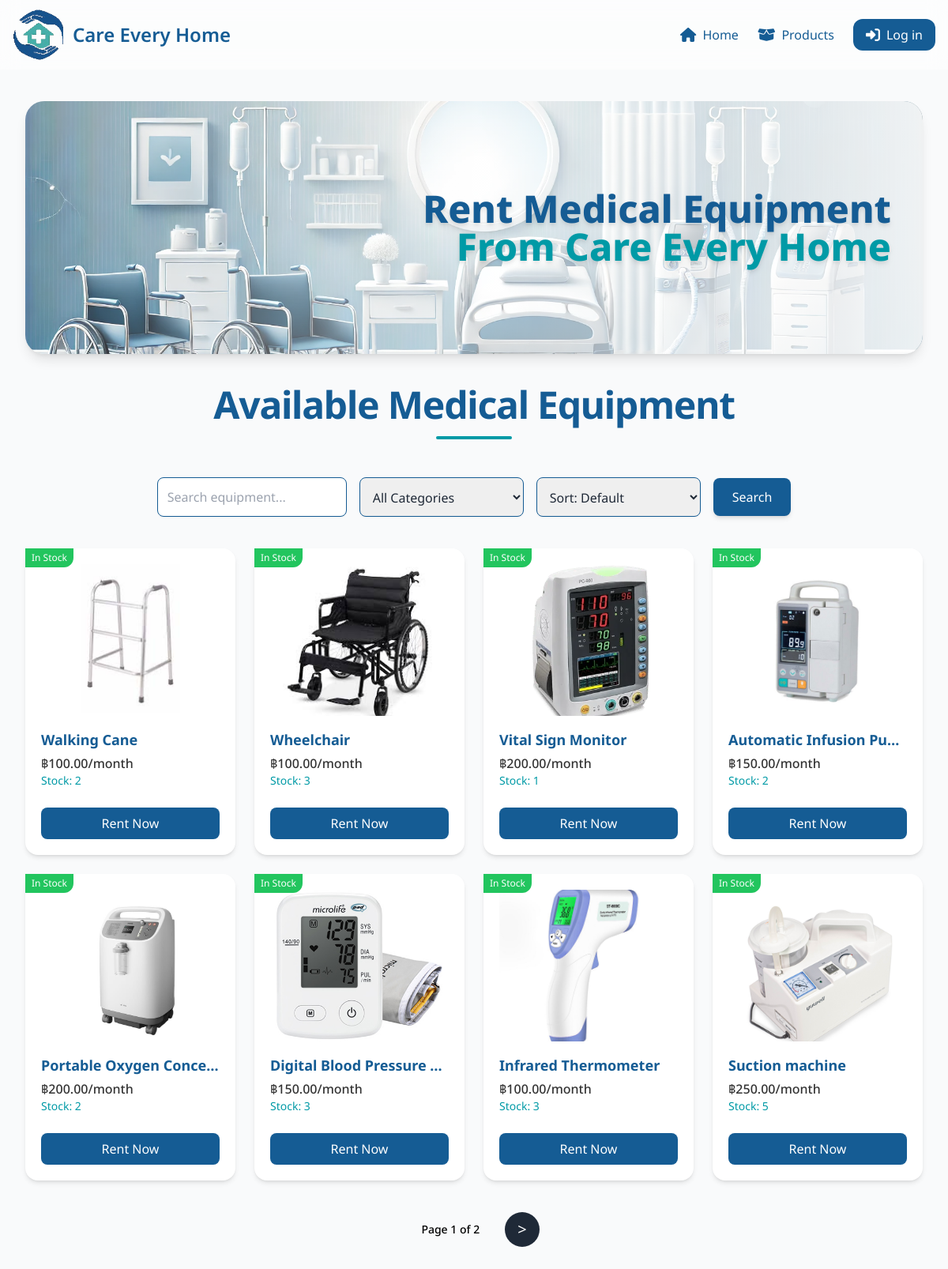
Screenshot of /products/ with the database file from the repository.
### myapp/models.py (models this page shows, shortened)
class Product(models.Model):
    name = models.CharField(max_length=255)
    description = models.TextField(blank=True)
    is_available = models.BooleanField(default=True)
    monthly_rate = models.DecimalField(max_digits=6, decimal_places=2)
    image = models.ImageField(upload_to='products/', blank=True, null=True)
    created_at = models.DateTimeField(auto_now_add=True)
    stock = models.PositiveIntegerField(default=0)
    category = models.ForeignKey(Category, on_delete=models.SET_NULL, null=True, blank=True)

### myapp/views.py (the view)
# urls.py: path('products/', ProductListView.as_view(), name='product_list'),
class ProductListView(ListView):
    model = Product
    template_name = 'myapp/product_list.html'
    context_object_name = 'products'
    paginate_by = 8
    def get_queryset(self):
        queryset = super().get_queryset().filter(stock__gt=0)
        query = self.request.GET.get('q')
        category_id = self.request.GET.get('category')
        sort = self.request.GET.get('sort')
        if query:
            queryset = queryset.filter(
                Q(name__icontains=query) | Q(description__icontains=query)
            )
        if category_id:
            queryset = queryset.filter(category__id=category_id)
        if sort == 'price_asc':
            queryset = queryset.order_by('monthly_rate')
        elif sort == 'price_desc':
            queryset = queryset.order_by('-monthly_rate')
        else:
            queryset = queryset.order_by('-created_at')
        return queryset
    def get_context_data(self, **kwargs):
        context = super().get_context_data(**kwargs)
        context['categories'] = Category.objects.all()
        context['selected_category'] = self.request.GET.get('category', '')
        context['selected_sort'] = self.request.GET.get('sort', '')
        if self.request.user.is_authenticated:
            context['user_cart'] = Cart.objects.filter(user=self.request.user).values_list('product_id', flat=True)
            context['user_favorites'] = Favorite.objects.filter(user=self.request.user).values_list('product_id', flat=True)
        else:
            context['user_cart'] = []
            context['user_favorites'] = []
        return context

### myapp/templates/myapp/product_list.html (shortened to what this page needs)
{% extends 'myapp/base.html' %}
{% block content %}
<div class="container mx-auto max-w-7xl px-4 sm:px-6 lg:px-8 py-10">
  <div class="relative w-full h-80 mb-10 rounded-3xl overflow-hidden shadow-lg">
    <img src="/media/products/Banner.png" alt="Available Products" class="w-full h-full object-cover" />
    <div class="absolute inset-0 bg-gradient-to-l from-white/90 to-white/10 flex items-center justify-end pr-10">
      <h2 class="text-3xl md:text-5xl font-extrabold text-[#155c94] text-right leading-snug drop-shadow-md">
        Rent Medical Equipment<br>
        <span class="text-[#009aa6]">From Care Every Home</span>
      </h2>
    </div>
  </div>
  <div class="text-center mb-12">
    <h1 class="text-4xl md:text-5xl font-bold text-[#155c94] tracking-tight animate-fade-in">
      Available Medical Equipment
    </h1>
    <div class="w-24 h-1 bg-[#009aa6] mx-auto mt-4 rounded-full"></div>
  </div>
  <form method="get" action="#product-grid" class="flex flex-col sm:flex-row gap-4 justify-center items-center mb-10">
    <input name="q" type="text" placeholder="Search equipment..."
           value="{{ request.GET.q }}"
           class="w-full sm:w-60 p-3 border border-[#155c94] rounded-lg focus:ring-2 focus:ring-[#4db8a4] shadow-sm" />
    <select name="category"
            class="w-full sm:w-52 p-3 border border-[#155c94] rounded-lg focus:ring-2 focus:ring-[#4db8a4] shadow-sm">
      <option value="">All Categories</option>
    </select>
    <select name="sort"
            class="w-full sm:w-52 p-3 border border-[#155c94] rounded-lg focus:ring-2 focus:ring-[#4db8a4] shadow-sm">
      <option value="" {% if selected_sort == '' %}selected{% endif %}>Sort: Default</option>
    </select>
    <button type="submit"
            class="bg-[#155c94] text-white py-3 px-6 rounded-lg hover:bg-[#009aa6] transition-all hover:scale-105 shadow-md">
      Search
    </button>
  </form>
  <section id="product-grid" class="grid grid-cols-1 sm:grid-cols-2 md:grid-cols-3 lg:grid-cols-4 gap-6">
    {% for product in products %}
    <div class="relative bg-white p-5 rounded-2xl shadow-md hover:shadow-xl transition hover:scale-[1.03] flex flex-col">
      <a href="{% url 'product_detail' product.pk %}" class="flex flex-col flex-grow">
        {% if product.image %}
          <div class="h-48 mb-4 overflow-hidden rounded-lg">
            <img src="{{ product.image.url }}" alt="{{ product.name }}" loading="lazy" class="w-full h-full object-cover" />
          </div>
        {% else %}
          <div class="h-48 bg-gray-100 flex items-center justify-center rounded-lg mb-4">
            <span class="text-gray-500">No Image</span>
          </div>
        {% endif %}
        <div class="mb-2 flex-grow">
          <h3 class="text-lg font-bold text-[#155c94] truncate">{{ product.name }}</h3>
          <p class="text-[#333] font-medium mt-1">฿{{ product.monthly_rate }}/month</p>
          <p class="text-sm text-[#009aa6]">Stock: {{ product.stock }}</p>
        </div>
        <span class="absolute top-0 left-0 text-white text-xs px-2 py-1 rounded-br-xl {% if product.stock > 0 %}bg-green-500{% else %}bg-red-500{% endif %}">
          {% if product.stock > 0 %}In Stock{% else %}Out of Stock{% endif %}
        </span>
      </a>
      {% if user.is_authenticated %}
        <a href="{% url 'rent_product' product.pk %}" class="mt-4 bg-[#155c94] text-white py-2 px-4 rounded-lg hover:bg-[#003b6f] transition text-center">
          Rent Now
        </a>
      {% else %}
        <a href="{% url 'account_login' %}?next={% url 'rent_product' product.pk %}" onclick="alert('You should log in first')"
           class="mt-4 bg-[#155c94] text-white py-2 px-4 rounded-lg hover:bg-[#003b6f] transition text-center">
          Rent Now
        </a>
      {% endif %}
    </div>
    {% empty %}
    <div class="col-span-full text-center text-gray-600 py-16">
      <p class="text-xl font-semibold">No products available at the moment.</p>
      <p class="text-sm mt-2">Try adjusting your search or filters.</p>
    </div>
    {% endfor %}
  </section>
  {% if page_obj.paginator.num_pages > 1 %}
  <div class="mt-10 flex justify-center items-center gap-4">
    <span class="text-sm text-[#000000] font-medium px-4 py-2">
      Page {{ page_obj.number }} of {{ page_obj.paginator.num_pages }}
    </span>
    {% if page_obj.has_next %}
      <a href="?{% if request.GET.q %}q={{ request.GET.q }}&{% endif %}{% if selected_category %}category={{ selected_category }}&{% endif %}{% if selected_sort %}sort={{ selected_sort }}&{% endif %}page={{ page_obj.next_page_number }}"
         class="px-4 py-2 bg-[#1f2937] text-white rounded-full hover:bg-[#155c94] transition hover:scale-110 text-xl">
        &gt;
      </a>
    {% endif %}
  </div>
  {% endif %}
</div>
{% endblock %}

### myapp/templates/myapp/base.html (shortened to what this page needs)
<!DOCTYPE html>
<html lang="en">
<head>
  <script src="https://cdn.tailwindcss.com"></script>
  <link rel="stylesheet" href="https://cdnjs.cloudflare.com/ajax/libs/font-awesome/6.0.0-beta3/css/all.min.css"/>
</head>
<body class="bg-gray-50 text-gray-800">
  <header id="navbar" class="sticky top-0 z-50 bg-white/50 backdrop-blur-md transition-all duration-300">
    <div class="max-w-7xl mx-auto px-4 py-3 flex justify-between items-center">
      <a href="{% url 'home' %}" class="flex items-center gap-3">
        <img src="/media/products/Logo.png" alt="Care Every Home Logo" class="h-16 w-auto" />
        <span class="text-2xl font-semibold text-[#155c94]">Care Every Home</span>
      </a>
      <nav id="nav-menu" class="hidden md:flex flex-col md:flex-row absolute md:static top-full left-0 w-full md:w-auto bg-white md:bg-transparent shadow-md md:shadow-none md:items-center mt-2 md:mt-0 md:space-x-6 transition-all duration-300 ease-in-out">
        <ul class="flex flex-col md:flex-row w-full md:w-auto text-center md:text-left space-y-4 md:space-y-0 md:space-x-6 p-4 md:p-0">
          <li>
            <a href="{% url 'home' %}" class="text-[#155c94] hover:text-[#0e3f6a] flex items-center gap-2 py-2 transition duration-300 ease-in-out">
              <i class="fas fa-home text-lg"></i> Home
            </a>
          </li>
          <li>
            <a href="{% url 'product_list' %}" class="text-[#155c94] hover:text-[#0e3f6a] flex items-center gap-2 py-2 transition duration-300 ease-in-out">
              <i class="fas fa-box-open text-lg"></i> Products
            </a>
          </li>
          {% if user.is_authenticated %}
            <li>
              <a href="{% url 'favorite_list' %}" class="text-[#bb1615] hover:text-[#e57373] flex items-center gap-2 py-2 transition duration-300 ease-in-out">
                <i class="fas fa-heart text-lg"></i> Favorites
              </a>
            </li>
            <li>
              <a href="{% url 'cart_list' %}" class="text-[#009aa6] hover:text-[#4db8a4] flex items-center gap-2 py-2 transition duration-300 ease-in-out">
                <i class="fas fa-shopping-cart text-lg"></i> Cart
              </a>
            </li>
            <li>
              <a href="{% url 'user_profile' %}" class="bg-[#155c94] hover:bg-[#0e3f6a] text-white flex items-center gap-2 px-4 py-2 rounded-xl transition">
                <i class="fas fa-user text-lg"></i> Profile
              </a>
            </li>
            <li>
              <a href="{% url 'dashboard' %}" class="bg-[#155c94] hover:bg-[#0e3f6a] text-white flex items-center gap-2 px-4 py-2 rounded-xl transition">
                <i class="fas fa-chart-line text-lg"></i> Dashboard
              </a>
            </li>
            <li>
              <a href="{% url 'account_logout' %}" class="bg-[#155c94] hover:bg-[#bb1615] text-white flex items-center gap-2 px-4 py-2 rounded-xl transition">
                <i class="fas fa-sign-out-alt text-lg"></i> Log out
              </a>
            </li>
          {% else %}
            <li>
              <a href="{% url 'account_login' %}" class="bg-[#155c94] hover:bg-[#0e3f6a] text-white flex items-center gap-2 px-4 py-2 rounded-xl transition">
                <i class="fas fa-sign-in-alt text-lg"></i> Log in
              </a>
            </li>
          {% endif %}
        </ul>
      </nav>
    </div>
  </header>
  <main class="min-h-screen">
    {% block content %}{% endblock %}
  </main>
</body>
</html>

### myapp/templates/myapp/base.html (style rules this page uses)
body { font-family: 'Noto Sans', 'Noto Sans Thai', sans-serif; }

### myapp/templates/myapp/product_list.html (style rules this page uses)
.animate-fade-in { animation: fadeIn 1s ease-out forwards; }

### rows the page displays
Product: image (picture), name "Walking Cane", monthly_rate "100.00", stock "2", shows "In Stock"
Product: image (picture), name "Wheelchair", monthly_rate "100.00", stock "3", shows "In Stock"
Product: image (picture), name "Vital Sign Monitor", monthly_rate "200.00", stock "1", shows "In Stock"
Product: image (picture), name "Automatic Infusion Pu…", monthly_rate "150.00", stock "2", shows "In Stock"
Product: image (picture), name "Portable Oxygen Conce…", monthly_rate "200.00", stock "2", shows "In Stock"
Product: image (picture), name "Digital Blood Pressure…", monthly_rate "150.00", stock "3", shows "In Stock"
Product: image (picture), name "Infrared Thermometer", monthly_rate "100.00", stock "3", shows "In Stock"
Product: image (picture), name "Suction machine", monthly_rate "250.00", stock "5", shows "In Stock"

### other values shown
{{ page_obj.number }} "1"
{{ page_obj.paginator.num_pages }} "2"
